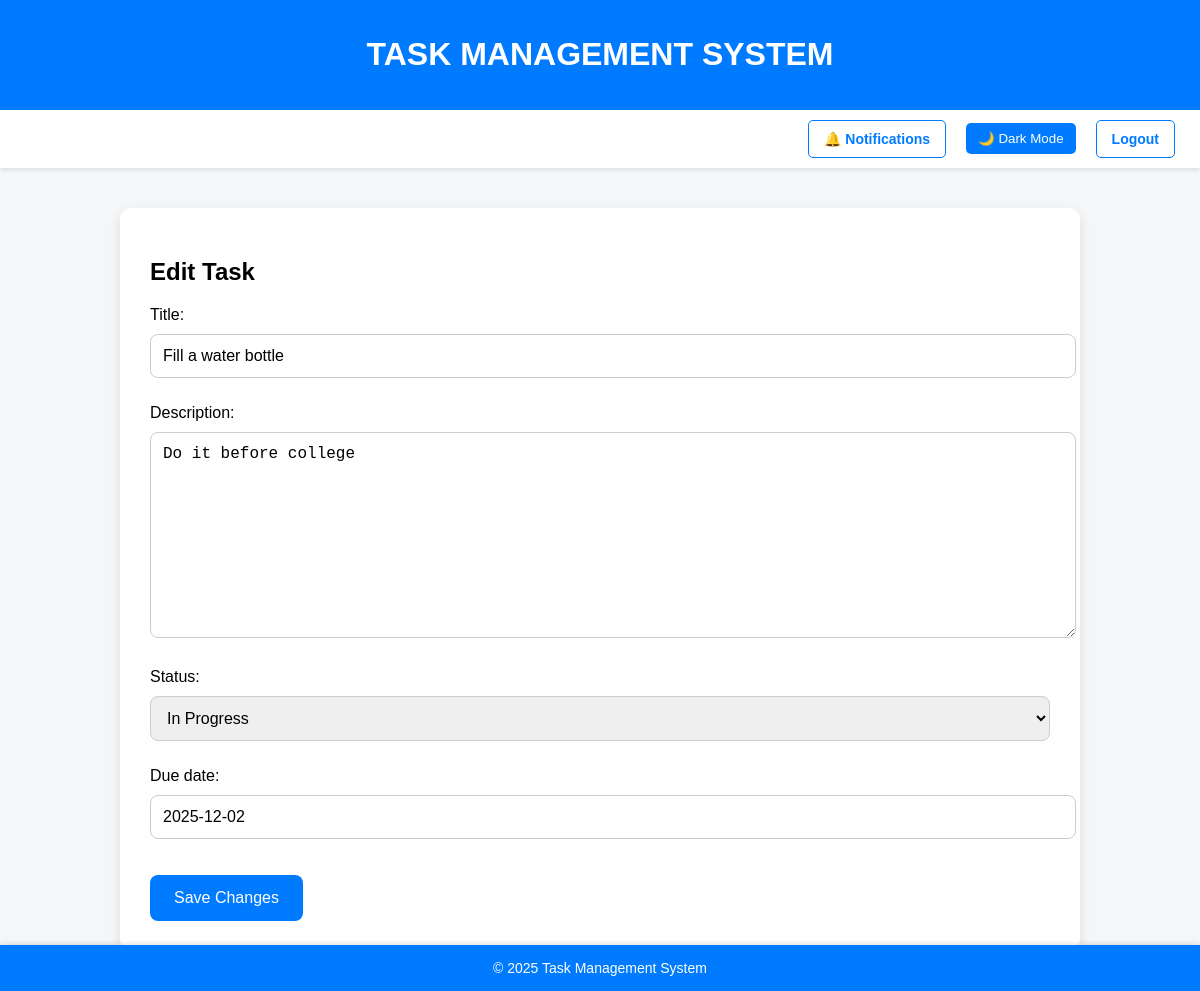
Page /tasks/2/edit/ (signed in) on the earlier database version.
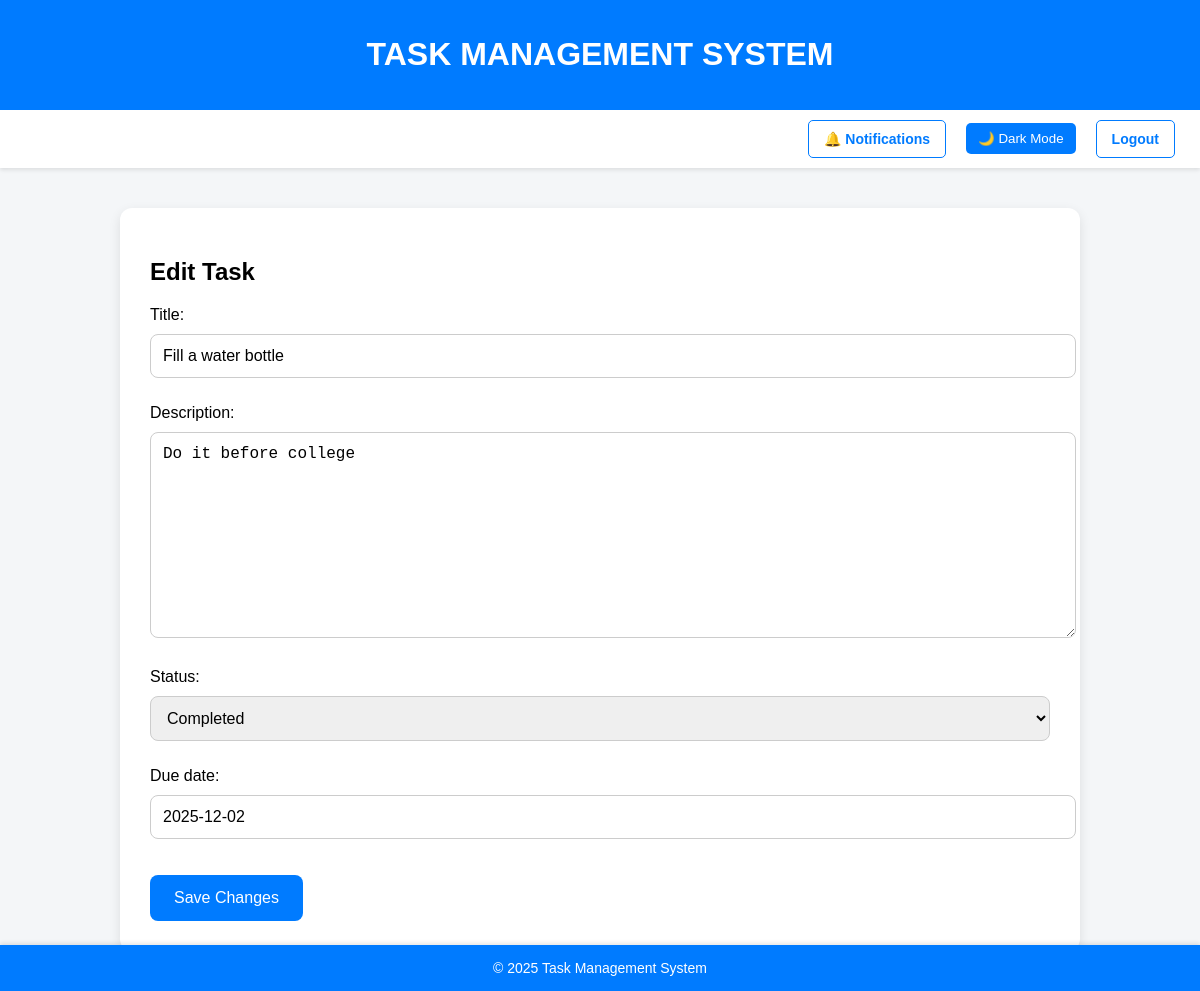
Same page on the later database version.
### core/models.py (models this page shows, shortened)
class Task(models.Model):
    STATUS_CHOICES = [
        ('Pending', 'Pending'),
        ('In Progress', 'In Progress'),
        ('Completed', 'Completed'),
    ]
    title = models.CharField(max_length=255)
    description = models.TextField()
    status = models.CharField(max_length=20, choices=STATUS_CHOICES, default='Pending')
    due_date = models.DateField()
    created_at = models.DateTimeField(auto_now_add=True)
    owner = models.ForeignKey(User, on_delete=models.CASCADE, related_name="owned_tasks")
    shared_with = models.ManyToManyField(User, related_name="shared_tasks", blank=True)
    class Meta:
        indexes = [
            models.Index(fields=['created_at'], name='idx_created_at'),
        ]

### core/views.py (the view)
# urls.py: path('tasks/<int:pk>/edit/', views.task_update, name='task_update'),
@login_required(login_url='login')
def task_update(request, pk):
    try:
        task = Task.objects.get(pk=pk, owner=request.user)
        if request.method == 'POST':
            form = TaskForm(request.POST, instance=task)
            if form.is_valid():
                form.save()
                return redirect('home_page')
        else:
            form = TaskForm(instance=task)
        return render(request, 'core/task_form.html', {'form': form})
    except Task.DoesNotExist:
        return HttpResponse('Task not found', status=404)

### core/forms.py (shortened to what this page needs)
class TaskForm(forms.ModelForm):
    class Meta:
        model = Task
        fields = ['title', 'description', 'status', 'due_date']

### templates/core/task_form.html (shortened to what this page needs)
{% extends 'partials/base.html' %}
{% load static %}
{% block content %}
    <h2>Edit Task</h2>
    <form method="POST">
        {{ form.as_p }}
        <button type="submit" class="submit-btn">Save Changes</button>
    </form>
{% endblock %}

Differences in the rows shown:
changed Task "Fill a water bottle": status "In Progress" → "Completed"
